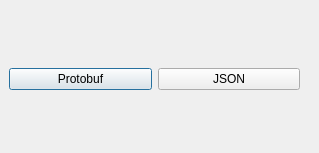
<?xml version="1.0" encoding="UTF-8"?>
<ui version="4.0">
 <class>ChooseTopicDialog</class>
 <widget class="QDialog" name="ChooseTopicDialog">
  <property name="geometry">
   <rect>
    <x>0</x>
    <y>0</y>
    <width>319</width>
    <height>153</height>
   </rect>
  </property>
  <property name="windowTitle">
   <string>Choose message type</string>
  </property>
  <widget class="QWidget" name="horizontalLayoutWidget">
   <property name="geometry">
    <rect>
     <x>9</x>
     <y>19</y>
     <width>291</width>
     <height>121</height>
    </rect>
   </property>
   <layout class="QHBoxLayout" name="horizontalLayout">
    <item>
     <widget class="QPushButton" name="choose_proto_button">
      <property name="text">
       <string>Protobuf</string>
      </property>
     </widget>
    </item>
    <item>
     <widget class="QPushButton" name="choose_json_button">
      <property name="text">
       <string>JSON</string>
      </property>
     </widget>
    </item>
   </layout>
  </widget>
 </widget>
 <resources/>
 <connections/>
</ui>
